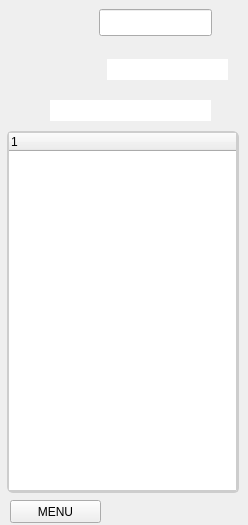
<ui version="4.0" >
 <class>FetionWindow</class>
 <widget class="QWidget" name="FetionWindow" >
  <property name="geometry" >
   <rect>
    <x>0</x>
    <y>0</y>
    <width>248</width>
    <height>525</height>
   </rect>
  </property>
  <property name="sizePolicy" >
   <sizepolicy vsizetype="MinimumExpanding" hsizetype="MinimumExpanding" >
    <horstretch>0</horstretch>
    <verstretch>0</verstretch>
   </sizepolicy>
  </property>
  <property name="minimumSize" >
   <size>
    <width>248</width>
    <height>525</height>
   </size>
  </property>
  <property name="windowTitle" >
   <string>Form</string>
  </property>
  <widget class="QTreeWidget" name="search" >
   <property name="enabled" >
    <bool>true</bool>
   </property>
   <property name="geometry" >
    <rect>
     <x>8</x>
     <y>132</y>
     <width>231</width>
     <height>361</height>
    </rect>
   </property>
   <property name="contextMenuPolicy" >
    <enum>Qt::DefaultContextMenu</enum>
   </property>
   <property name="styleSheet" >
    <string notr="true" >QTreeView {
      border-width: 2px;
      border-style: solid;
      border-radius: 5px;
      border-color:rgb(205,205,205);
} 
  </string>
   </property>
   <column>
    <property name="text" >
     <string/>
    </property>
   </column>
  </widget>
  <widget class="QLabelMouse" name="UI_AddFriend" >
   <property name="geometry" >
    <rect>
     <x>5</x>
     <y>93</y>
     <width>36</width>
     <height>36</height>
    </rect>
   </property>
   <property name="cursor" >
    <cursorShape>PointingHandCursor</cursorShape>
   </property>
   <property name="toolTip" >
    <string>add friends</string>
   </property>
   <property name="text" >
    <string/>
   </property>
   <property name="pixmap" >
    <pixmap/>
   </property>
   <property name="openExternalLinks" >
    <bool>true</bool>
   </property>
  </widget>
  <widget class="QLabelMouse" name="UI_Portrait" >
   <property name="geometry" >
    <rect>
     <x>4</x>
     <y>3</y>
     <width>90</width>
     <height>90</height>
    </rect>
   </property>
   <property name="cursor" >
    <cursorShape>PointingHandCursor</cursorShape>
   </property>
   <property name="toolTip" >
    <string>changed personal state</string>
   </property>
   <property name="text" >
    <string/>
   </property>
   <property name="pixmap" >
    <pixmap/>
   </property>
  </widget>
  <widget class="QLabel" name="version" >
   <property name="geometry" >
    <rect>
     <x>196</x>
     <y>501</y>
     <width>41</width>
     <height>20</height>
    </rect>
   </property>
   <property name="layoutDirection" >
    <enum>Qt::RightToLeft</enum>
   </property>
   <property name="text" >
    <string/>
   </property>
  </widget>
  <widget class="QLabelMouse" name="UI_NiceName" >
   <property name="geometry" >
    <rect>
     <x>99</x>
     <y>14</y>
     <width>131</width>
     <height>21</height>
    </rect>
   </property>
   <property name="font" >
    <font/>
   </property>
   <property name="cursor" >
    <cursorShape>PointingHandCursor</cursorShape>
   </property>
   <property name="text" >
    <string/>
   </property>
  </widget>
  <widget class="QLineEditFocus" name="UI_Edit_NiceName" >
   <property name="geometry" >
    <rect>
     <x>99</x>
     <y>9</y>
     <width>113</width>
     <height>27</height>
    </rect>
   </property>
   <property name="toolTip" >
    <string/>
   </property>
   <property name="styleSheet" >
    <string notr="true" />
   </property>
  </widget>
  <widget class="QTreeWidget" name="view" >
   <property name="geometry" >
    <rect>
     <x>7</x>
     <y>131</y>
     <width>231</width>
     <height>361</height>
    </rect>
   </property>
   <property name="sizePolicy" >
    <sizepolicy vsizetype="Expanding" hsizetype="Fixed" >
     <horstretch>0</horstretch>
     <verstretch>0</verstretch>
    </sizepolicy>
   </property>
   <property name="minimumSize" >
    <size>
     <width>0</width>
     <height>361</height>
    </size>
   </property>
   <property name="contextMenuPolicy" >
    <enum>Qt::DefaultContextMenu</enum>
   </property>
   <property name="styleSheet" >
    <string notr="true" >QTreeView {
      border-width: 2px;
      border-style: solid;
      border-radius: 5px;
      border-color:rgb(205,205,205);
} 
  </string>
   </property>
   <column>
    <property name="text" >
     <string/>
    </property>
   </column>
  </widget>
  <widget class="QLabelMouse" name="UI_ImpresaBK" >
   <property name="geometry" >
    <rect>
     <x>94</x>
     <y>28</y>
     <width>151</width>
     <height>71</height>
    </rect>
   </property>
   <property name="text" >
    <string/>
   </property>
   <property name="pixmap" >
    <pixmap/>
   </property>
  </widget>
  <widget class="QLabelMouse" name="UI_BT_SENDSELF" >
   <property name="geometry" >
    <rect>
     <x>143</x>
     <y>492</y>
     <width>21</width>
     <height>31</height>
    </rect>
   </property>
   <property name="cursor" >
    <cursorShape>PointingHandCursor</cursorShape>
   </property>
   <property name="toolTip" >
    <string>send to self</string>
   </property>
   <property name="text" >
    <string/>
   </property>
   <property name="pixmap" >
    <pixmap/>
   </property>
   <property name="openExternalLinks" >
    <bool>true</bool>
   </property>
  </widget>
  <widget class="QLineEditFocus" name="UI_Impresa" >
   <property name="geometry" >
    <rect>
     <x>107</x>
     <y>59</y>
     <width>121</width>
     <height>21</height>
    </rect>
   </property>
   <property name="font" >
    <font/>
   </property>
   <property name="styleSheet" >
    <string notr="true" >QLineEdit {
      border-width: 0px;
      border-style: solid;
      border-radius: 0px;
  } </string>
   </property>
   <property name="maxLength" >
    <number>256</number>
   </property>
  </widget>
  <widget class="QLabelMouse" name="UI_SearchBK" >
   <property name="geometry" >
    <rect>
     <x>39</x>
     <y>85</y>
     <width>204</width>
     <height>51</height>
    </rect>
   </property>
   <property name="text" >
    <string/>
   </property>
   <property name="pixmap" >
    <pixmap/>
   </property>
  </widget>
  <widget class="QLabelMouse" name="UI_BT_SETTING" >
   <property name="geometry" >
    <rect>
     <x>173</x>
     <y>492</y>
     <width>21</width>
     <height>31</height>
    </rect>
   </property>
   <property name="cursor" >
    <cursorShape>PointingHandCursor</cursorShape>
   </property>
   <property name="toolTip" >
    <string>setting</string>
   </property>
   <property name="text" >
    <string/>
   </property>
   <property name="pixmap" >
    <pixmap/>
   </property>
   <property name="openExternalLinks" >
    <bool>true</bool>
   </property>
  </widget>
  <widget class="QLineEditFocus" name="UI_Search" >
   <property name="geometry" >
    <rect>
     <x>50</x>
     <y>100</y>
     <width>161</width>
     <height>21</height>
    </rect>
   </property>
   <property name="font" >
    <font/>
   </property>
   <property name="toolTip" >
    <string>search your friends</string>
   </property>
   <property name="styleSheet" >
    <string notr="true" >QLineEdit {
      border-width: 0px;
      border-style: solid;
      border-radius: 0px;
  } </string>
   </property>
   <property name="maxLength" >
    <number>20</number>
   </property>
  </widget>
  <widget class="QLabel" name="LibFetion_image" >
   <property name="geometry" >
    <rect>
     <x>7</x>
     <y>499</y>
     <width>111</width>
     <height>16</height>
    </rect>
   </property>
   <property name="text" >
    <string/>
   </property>
  </widget>
  <widget class="QToolButton" name="btnMenu" >
   <property name="geometry" >
    <rect>
     <x>10</x>
     <y>500</y>
     <width>91</width>
     <height>23</height>
    </rect>
   </property>
   <property name="text" >
    <string>MENU</string>
   </property>
   <property name="popupMode" >
    <enum>QToolButton::InstantPopup</enum>
   </property>
  </widget>
 </widget>
 <customwidgets>
  <customwidget>
   <class>QLineEditFocus</class>
   <extends>QLineEdit</extends>
   <header>fxLineEditFocus.h</header>
  </customwidget>
  <customwidget>
   <class>QLabelMouse</class>
   <extends>QLabel</extends>
   <header>fxLableMouse.h</header>
  </customwidget>
 </customwidgets>
 <resources/>
 <connections/>
</ui>
